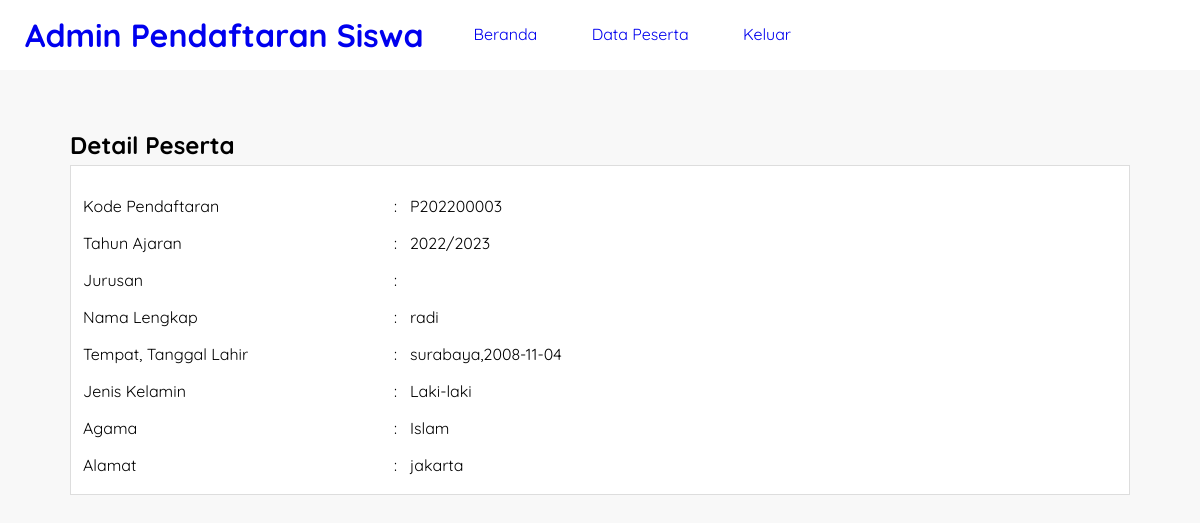
Page /webpendaftaran/detail-peserta.php?id=P202200003 (signed in) on the committed database.
### tables this page shows
CREATE TABLE `tb_pendaftaran` (
  `id_pendaftaran` char(10) NOT NULL,
  `tgl_daftar` date NOT NULL,
  `th_ajaran` varchar(9) NOT NULL,
  `jurusan` varchar(50) NOT NULL,
  `nm_peserta` varchar(50) NOT NULL,
  `tmp_lahir` varchar(50) NOT NULL,
  `tgl_lahir` date NOT NULL,
  `jk` enum('Laki-laki','Perempuan') NOT NULL,
  `agama` varchar(15) NOT NULL,
  `almt_peserta` text NOT NULL
);

### webpendaftaran/detail-peserta.php (the view, shortened to what this page needs)
<?php
	include 'koneksi.php';
	$peserta = mysqli_query($conn, "SELECT * FROM tb_pendaftaran WHERE id_pendaftaran = '".$_GET['id']."' ");
	$p = mysqli_fetch_object($peserta);
 ?>
<!DOCTYPE html>
<html>
<head>
	<link rel="stylesheet" type="text/css" href="css/style.css">
</head>
<body>
	<header>
		<h1><a href="beranda.php">Admin Pendaftaran Siswa</a></h1>
		<ul>
			<li><a href="beranda.php">Beranda</a></li>
			<li><a href="data-peserta.php">Data Peserta</a></li>
			<li><a href="keluar.php">Keluar</a></li>
		</ul>
	</header>
	<section class="content">
	<h2>Detail Peserta</h2>
		<div class="box">
			<table class="table-data">
		<tr>
			<td>Kode Pendaftaran</td>
			<td>:</td>
			<td><?php echo $p->id_pendaftaran ?></td>
		</tr>
		<tr>
			<td>Tahun Ajaran</td>
			<td>:</td>
			<td><?php echo $p->th_ajaran ?></td>
		</tr>
		<tr>
			<td>Jurusan</td>
			<td>:</td>
			<td><?php echo $p->jurusan ?></td>
		</tr>
		<tr>
			<td>Nama Lengkap</td>
			<td>:</td>
			<td><?php echo $p->nm_peserta ?></td>
		</tr>
		<tr>
			<td>Tempat, Tanggal Lahir</td>
			<td>:</td>
			<td><?php echo $p->tmp_lahir.','.$p->tgl_lahir ?></td>
		</tr>
		<tr>
			<td>Jenis Kelamin</td>
			<td>:</td>
			<td><?php echo $p->jk ?></td>
		</tr>
		<tr>
			<td>Agama</td>
			<td>:</td>
			<td><?php echo $p->agama ?></td>
		</tr>
		<tr>
			<td>Alamat</td>
			<td>:</td>
			<td><?php echo $p->almt_peserta ?></td>
		</tr>
	</table>
		</div>
	</section>
</body>
</html>

### webpendaftaran/css/style.css (style rules this page uses)
* { margin :0; padding:0; font-family: 'Quicksand', sans-serif; }
body { background-color: #f8f8f8; }
.box { background-color: #fff; border:1px solid #ddd; padding:10px; box-sizing: border-box; margin:5px 0 25px; }
.table-data { width: 100%; margin-top: 10px; }
.table-data tr { height: 35px; }
.table-data tr td:nth-child(1) { width:30%; }
header { background-color: #fff; }
header::after { content: ''; display: block; clear: both; }
header h1 { padding: 15px 25px; display: inline-block; float: left; }
header ul { float: left; }
header ul li { padding: 24px 25px; display: inline-block; }
a { text-decoration: none; }
.content { width: 90%; padding: 10px; box-sizing: border-box; margin: 50px auto; }

### rows in the picture
tb_pendaftaran: id_pendaftaran "P202200003", th_ajaran "2022/2023", nm_peserta "radi", tmp_lahir "surabaya", tgl_lahir "2008-11-04", jk "Laki-laki", agama "Islam", almt_peserta "jakarta"
